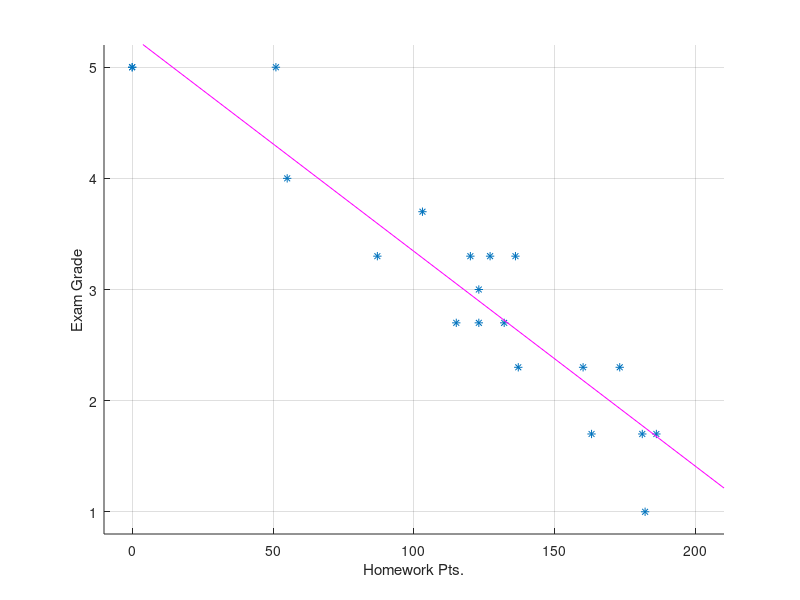
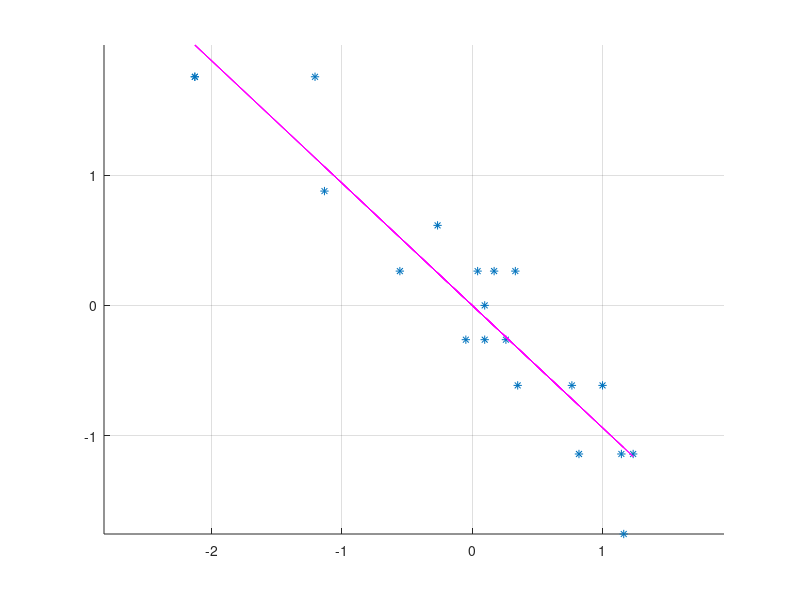

Reproduce these figures in MATLAB, in order.
x = [51, 120, 123, 127, 103, 137, 163, 115, 123, 132,...
160, 136, 0, 87, 182, 173, 55, 181, 186, 0];

y = [5.0, 3.3, 3.0, 3.3, 3.7, 2.3, 1.7, 2.7, 2.7, 2.7,...
2.3, 3.3, 5.0, 3.3, 1.0, 2.3, 4.0, 1.7, 1.7, 5.0];

scatter(x,y,'*');
xLim = [-10 210];
axis([xLim 0.8 5.2]);
grid on;
xlabel('Homework Pts.');
ylabel('Exam Grade');

% Calculation of the line of best fit
N = length(x);
m_x = 1/N*sum(x);
m_y = 1/N*sum(y);
b = sum((x-m_x)*(y-m_y)')/sum((x-m_x)*(x-m_x)');
a = m_y - b*m_x;
hold on;
plot(xLim,b*xLim+a,'m');

% Normalized data sets
x = x-m_x;
y = y-m_y;
s_x = sqrt(1/(N-1)*sum(x*x'));
s_y = sqrt(1/(N-1)*sum(y*y'));
x = 1/s_x*x;
y = 1/s_y*y;
r = sum(x*y')/sum(x*x')

figure('Name','Scatter diagram of normalized data sets');
hs = scatter(x,y,'*');
axis equal;
grid on;
hold on;
plot(x,r*x,'m');
